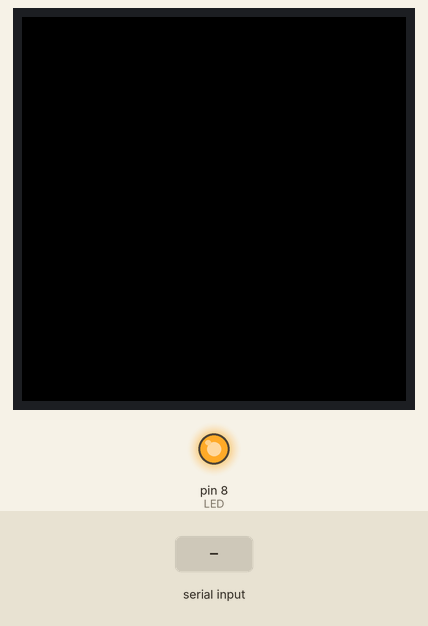
Recording of a sketch running on a simulated Arduino Uno, built with avr-gcc and run on an emulated ATmega328P. Parts: 128×128 colour display, output pins drawn as LEDs (lit = HIGH). The inputs (shaded band) are chosen by the test bench.

Above: at 1.3 s.
1.4 s: "1" received over the second serial link
2.9 s: "0" received over the second serial link
At 4.1 s:
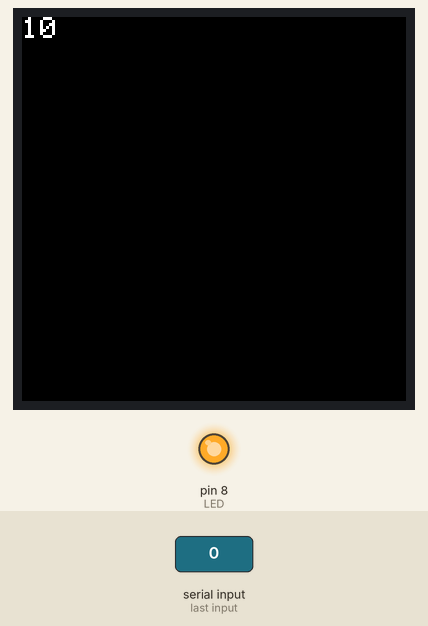
4.4 s: "2" received over the second serial link
Timing chart, 0 to 7.4 s (numbered marks = the images above; inputs shaded):
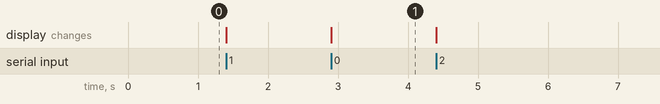

Measured:
- after the input at 2.9 s, the display: changes at once (image 1)

The sketch:

BTL_Arduino.ino
```cpp
#include <SPI.h>
#include <Adafruit_GFX.h>
#include <TFT_ILI9163C.h>
#include <SoftwareSerial.h>

// Color definitions
#define BLACK   0x0000
#define BLUE    0x001F
#define RED     0xF800
#define GREEN   0x07E0
#define CYAN    0x07FF
#define MAGENTA 0xF81F
#define YELLOW  0xFFE0
#define WHITE   0xFFFF

#define LED 8

/*
  Teensy3.x and Arduino's
  You are using 4 wire SPI here, so:
  MOSI:  11//Teensy3.x/Arduino UNO (for MEGA/DUE refere to arduino site)
  MISO:  12//Teensy3.x/Arduino UNO (for MEGA/DUE refere to arduino site)
  SCK:   13//Teensy3.x/Arduino UNO (for MEGA/DUE refere to arduino site)
  the rest of pin below:
*/

#define __CS 10
#define __DC 9

SoftwareSerial bt(7,6); //rx,tx

TFT_ILI9163C display = TFT_ILI9163C(__CS, __DC);
void setup() {
  //设置屏幕LED
  pinMode(LED,OUTPUT);
  digitalWrite(LED,HIGH);
  // 初始化蓝牙连接
  bt.begin(9600);
  display.begin();
  display.clearScreen();
  display.setTextSize(1);
  display.setTextColor(WHITE);
  display.setCursor(0, 0);
}

void loop() {
  // put your main code here, to run repeatedly:
  if (bt.available()) {
    uint8_t c = bt.read();
    display.print((char)c);
  }
}
```
